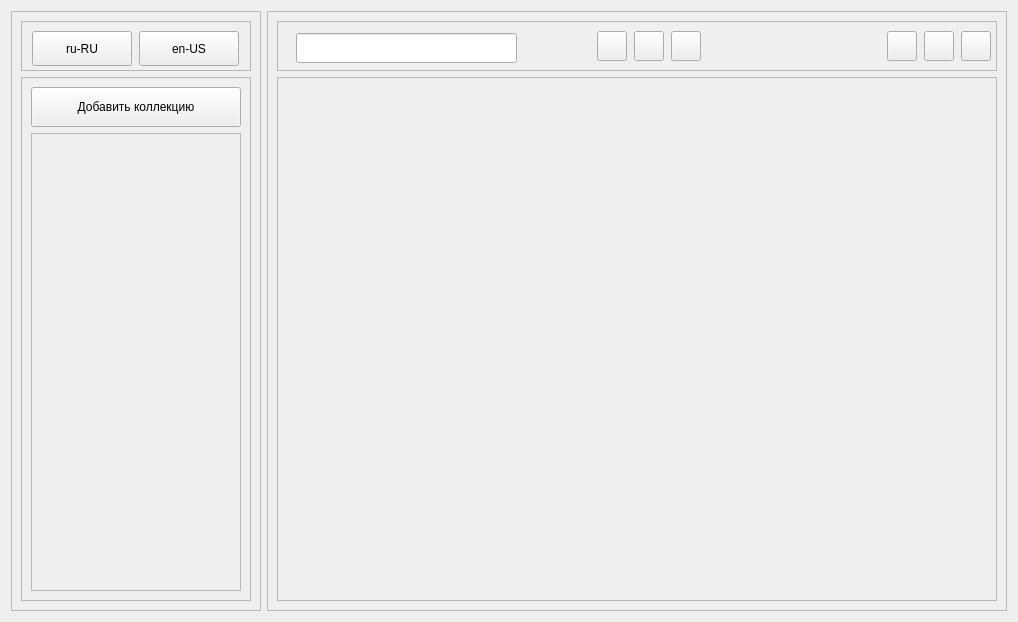
      <widget class="QWidget" name="Commands">
       <attribute name="title">
        <string>Команды</string>
       </attribute>
       <layout class="QHBoxLayout" name="horizontalLayout_2">
        <item>
         <widget class="QFrame" name="frame_list_collaction">
          <property name="minimumSize">
           <size>
            <width>250</width>
            <height>600</height>
           </size>
          </property>
          <property name="maximumSize">
           <size>
            <width>400</width>
            <height>16777215</height>
           </size>
          </property>
          <property name="frameShape">
           <enum>QFrame::StyledPanel</enum>
          </property>
          <property name="frameShadow">
           <enum>QFrame::Raised</enum>
          </property>
          <layout class="QVBoxLayout" name="verticalLayout">
           <item>
            <widget class="QFrame" name="frame_container_language">
             <property name="minimumSize">
              <size>
               <width>230</width>
               <height>50</height>
              </size>
             </property>
             <property name="maximumSize">
              <size>
               <width>480</width>
               <height>50</height>
              </size>
             </property>
             <property name="frameShape">
              <enum>QFrame::StyledPanel</enum>
             </property>
             <property name="frameShadow">
              <enum>QFrame::Raised</enum>
             </property>
             <layout class="QHBoxLayout" name="horizontalLayout_3">
              <item>
               <widget class="QPushButton" name="btn_select_lang_ru">
                <property name="minimumSize">
                 <size>
                  <width>0</width>
                  <height>35</height>
                 </size>
                </property>
                <property name="maximumSize">
                 <size>
                  <width>100</width>
                  <height>16777215</height>
                 </size>
                </property>
                <property name="text">
                 <string>ru-RU</string>
                </property>
               </widget>
              </item>
              <item>
               <widget class="QPushButton" name="btn_select_lang_en">
                <property name="minimumSize">
                 <size>
                  <width>0</width>
                  <height>35</height>
                 </size>
                </property>
                <property name="maximumSize">
                 <size>
                  <width>100</width>
                  <height>16777215</height>
                 </size>
                </property>
                <property name="text">
                 <string>en-US</string>
                </property>
               </widget>
              </item>
             </layout>
            </widget>
           </item>
           <item>
            <widget class="QFrame" name="frame_body_collection_container">
             <property name="minimumSize">
              <size>
               <width>230</width>
               <height>0</height>
              </size>
             </property>
             <property name="frameShape">
              <enum>QFrame::StyledPanel</enum>
             </property>
             <property name="frameShadow">
              <enum>QFrame::Raised</enum>
             </property>
             <layout class="QVBoxLayout" name="verticalLayout_6">
              <item>
               <widget class="QPushButton" name="btn_add_collection">
                <property name="minimumSize">
                 <size>
                  <width>0</width>
                  <height>40</height>
                 </size>
                </property>
                <property name="text">
                 <string>Добавить коллекцию</string>
                </property>
               </widget>
              </item>
              <item>
               <widget class="QFrame" name="frame__body_collection_container_list_collection">
                <property name="minimumSize">
                 <size>
                  <width>210</width>
                  <height>440</height>
                 </size>
                </property>
                <property name="frameShape">
                 <enum>QFrame::StyledPanel</enum>
                </property>
                <property name="frameShadow">
                 <enum>QFrame::Raised</enum>
                </property>
               </widget>
              </item>
             </layout>
            </widget>
           </item>
          </layout>
         </widget>
        </item>
        <item>
         <widget class="QFrame" name="frame_container_body_collection">
          <property name="minimumSize">
           <size>
            <width>740</width>
            <height>600</height>
           </size>
          </property>
          <property name="frameShape">
           <enum>QFrame::StyledPanel</enum>
          </property>
          <property name="frameShadow">
           <enum>QFrame::Raised</enum>
          </property>
          <layout class="QVBoxLayout" name="verticalLayout_2">
           <item>
            <widget class="QFrame" name="frame_header_body_collection">
             <property name="minimumSize">
              <size>
               <width>720</width>
               <height>50</height>
              </size>
             </property>
             <property name="maximumSize">
              <size>
               <width>16777215</width>
               <height>50</height>
              </size>
             </property>
             <property name="frameShape">
              <enum>QFrame::StyledPanel</enum>
             </property>
             <property name="frameShadow">
              <enum>QFrame::Raised</enum>
             </property>
             <widget class="QLineEdit" name="line_search_commands">
              <property name="geometry">
               <rect>
                <x>19</x>
                <y>12</y>
                <width>221</width>
                <height>30</height>
               </rect>
              </property>
              <property name="minimumSize">
               <size>
                <width>0</width>
                <height>30</height>
               </size>
              </property>
              <property name="maximumSize">
               <size>
                <width>16777215</width>
                <height>30</height>
               </size>
              </property>
             </widget>
             <widget class="QPushButton" name="btn_header_body_show_list_2">
              <property name="geometry">
               <rect>
                <x>647</x>
                <y>10</y>
                <width>30</width>
                <height>30</height>
               </rect>
              </property>
              <property name="minimumSize">
               <size>
                <width>30</width>
                <height>30</height>
               </size>
              </property>
              <property name="maximumSize">
               <size>
                <width>30</width>
                <height>30</height>
               </size>
              </property>
              <property name="text">
               <string/>
              </property>
             </widget>
             <widget class="QPushButton" name="btn_header_body_show_list_3">
              <property name="geometry">
               <rect>
                <x>684</x>
                <y>10</y>
                <width>30</width>
                <height>30</height>
               </rect>
              </property>
              <property name="minimumSize">
               <size>
                <width>30</width>
                <height>30</height>
               </size>
              </property>
              <property name="maximumSize">
               <size>
                <width>30</width>
                <height>30</height>
               </size>
              </property>
              <property name="text">
               <string/>
              </property>
             </widget>
             <widget class="QPushButton" name="btn_header_body_show_list_1">
              <property name="geometry">
               <rect>
                <x>610</x>
                <y>10</y>
                <width>30</width>
                <height>30</height>
               </rect>
              </property>
              <property name="minimumSize">
               <size>
                <width>30</width>
                <height>30</height>
               </size>
              </property>
              <property name="maximumSize">
               <size>
                <width>30</width>
                <height>30</height>
               </size>
              </property>
              <property name="text">
               <string/>
              </property>
             </widget>
             <widget class="QPushButton" name="btn_header_body_communication">
              <property name="geometry">
               <rect>
                <x>357</x>
                <y>10</y>
                <width>30</width>
                <height>30</height>
               </rect>
              </property>
              <property name="minimumSize">
               <size>
                <width>30</width>
                <height>30</height>
               </size>
              </property>
              <property name="maximumSize">
               <size>
                <width>30</width>
                <height>30</height>
               </size>
              </property>
              <property name="text">
               <string/>
              </property>
             </widget>
             <widget class="QPushButton" name="btn_header_body_collection_other">
              <property name="geometry">
               <rect>
                <x>394</x>
                <y>10</y>
                <width>30</width>
                <height>30</height>
               </rect>
              </property>
              <property name="minimumSize">
               <size>
                <width>30</width>
                <height>30</height>
               </size>
              </property>
              <property name="maximumSize">
               <size>
                <width>30</width>
                <height>30</height>
               </size>
              </property>
              <property name="text">
               <string/>
              </property>
             </widget>
             <widget class="QPushButton" name="btn_nav_commands_tab">
              <property name="geometry">
               <rect>
                <x>320</x>
                <y>10</y>
                <width>30</width>
                <height>30</height>
               </rect>
              </property>
              <property name="minimumSize">
               <size>
                <width>30</width>
                <height>30</height>
               </size>
              </property>
              <property name="maximumSize">
               <size>
                <width>30</width>
                <height>30</height>
               </size>
              </property>
              <property name="text">
               <string/>
              </property>
             </widget>
            </widget>
           </item>
           <item>
            <widget class="QFrame" name="frame_body_collection">
             <property name="minimumSize">
              <size>
               <width>720</width>
               <height>200</height>
              </size>
             </property>
             <property name="frameShape">
              <enum>QFrame::StyledPanel</enum>
             </property>
             <property name="frameShadow">
              <enum>QFrame::Raised</enum>
             </property>
            </widget>
           </item>
          </layout>
         </widget>
        </item>
       </layout>
      </widget>
